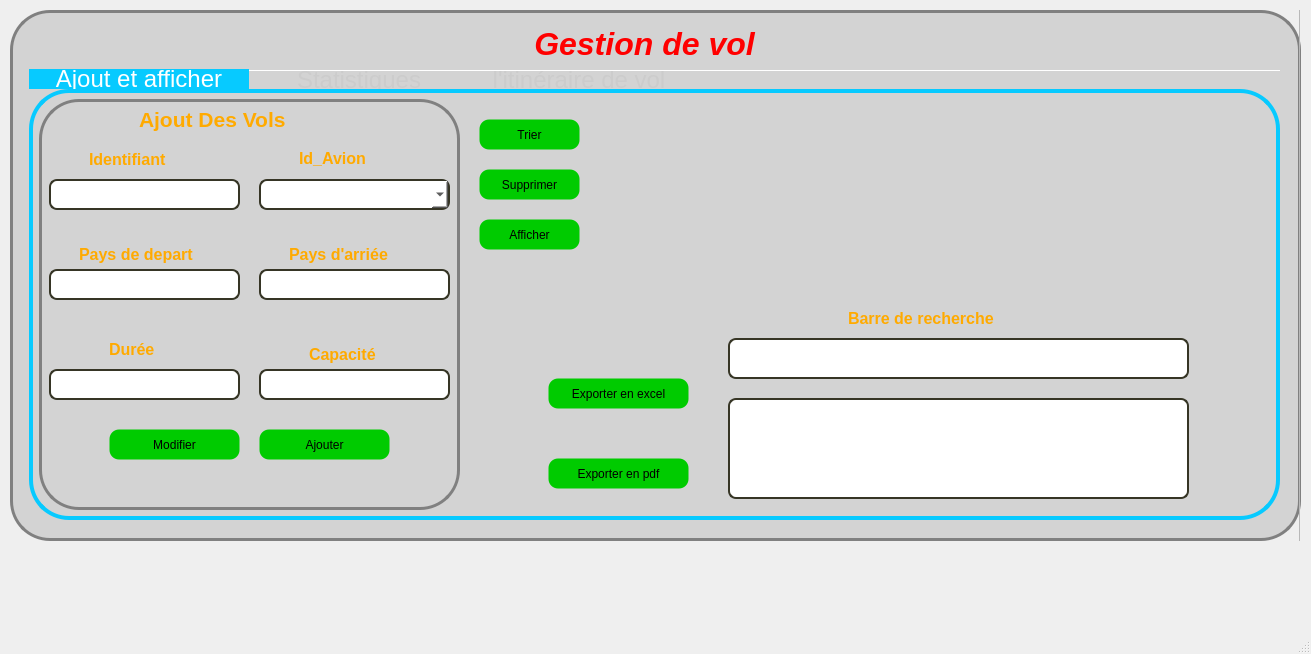
<?xml version="1.0" encoding="UTF-8"?>
<ui version="4.0">
 <class>MainWindow</class>
 <widget class="QMainWindow" name="MainWindow">
  <property name="geometry">
   <rect>
    <x>0</x>
    <y>0</y>
    <width>1311</width>
    <height>654</height>
   </rect>
  </property>
  <property name="windowTitle">
   <string>MainWindow</string>
  </property>
  <widget class="QWidget" name="centralwidget">
   <widget class="QStackedWidget" name="stackedWidget">
    <property name="geometry">
     <rect>
      <x>10</x>
      <y>10</y>
      <width>1291</width>
      <height>531</height>
     </rect>
    </property>
    <property name="styleSheet">
     <string notr="true"/>
    </property>
    <property name="currentIndex">
     <number>1</number>
    </property>
    <widget class="QWidget" name="LoginW">
     <property name="styleSheet">
      <string notr="true">#LoginW{
Background-color : Lightgray;
border : 3px solid gray;
border-radius : 40px;
background-image: url(:/airport-terminal.jpg)

}</string>
     </property>
     <widget class="QFrame" name="Login">
      <property name="geometry">
       <rect>
        <x>-1</x>
        <y>9</y>
        <width>1291</width>
        <height>521</height>
       </rect>
      </property>
      <property name="toolTip">
       <string>&lt;html&gt;&lt;head/&gt;&lt;body&gt;&lt;p&gt;&lt;br/&gt;&lt;/p&gt;&lt;/body&gt;&lt;/html&gt;</string>
      </property>
      <property name="styleSheet">
       <string notr="true"/>
      </property>
      <property name="frameShape">
       <enum>QFrame::StyledPanel</enum>
      </property>
      <property name="frameShadow">
       <enum>QFrame::Raised</enum>
      </property>
      <widget class="QLabel" name="StaffLogin">
       <property name="geometry">
        <rect>
         <x>30</x>
         <y>210</y>
         <width>411</width>
         <height>131</height>
        </rect>
       </property>
       <property name="text">
        <string>&lt;html&gt;&lt;head/&gt;&lt;body&gt;&lt;p align=&quot;center&quot;&gt;&lt;span style=&quot; font-size:28pt; font-weight:600; font-style:italic; color:#ff0000;&quot;&gt;Connexion&lt;/span&gt;&lt;/p&gt;&lt;/body&gt;&lt;/html&gt;</string>
       </property>
      </widget>
      <widget class="QLabel" name="Username">
       <property name="geometry">
        <rect>
         <x>430</x>
         <y>220</y>
         <width>111</width>
         <height>31</height>
        </rect>
       </property>
       <property name="text">
        <string>&lt;html&gt;&lt;head/&gt;&lt;body&gt;&lt;p&gt;&lt;span style=&quot; font-size:12pt; font-weight:600; color:#ffaa00;&quot;&gt;Username : &lt;/span&gt;&lt;/p&gt;&lt;/body&gt;&lt;/html&gt;</string>
       </property>
      </widget>
      <widget class="QLabel" name="Password">
       <property name="geometry">
        <rect>
         <x>430</x>
         <y>300</y>
         <width>111</width>
         <height>31</height>
        </rect>
       </property>
       <property name="text">
        <string>&lt;html&gt;&lt;head/&gt;&lt;body&gt;&lt;p&gt;&lt;span style=&quot; font-size:12pt; font-weight:600; color:#ffaa00;&quot;&gt;Password : &lt;/span&gt;&lt;/p&gt;&lt;/body&gt;&lt;/html&gt;</string>
       </property>
      </widget>
      <widget class="QLineEdit" name="UserText">
       <property name="geometry">
        <rect>
         <x>550</x>
         <y>220</y>
         <width>181</width>
         <height>31</height>
        </rect>
       </property>
       <property name="styleSheet">
        <string notr="true">#UserText{
border : 2px solid black;
border-style: solid;
border-radius: 8px;
}</string>
       </property>
      </widget>
      <widget class="QLineEdit" name="Passtext">
       <property name="geometry">
        <rect>
         <x>550</x>
         <y>300</y>
         <width>181</width>
         <height>31</height>
        </rect>
       </property>
       <property name="styleSheet">
        <string notr="true">#Passtext{
border : 2px solid black;
border-style: solid;
border-radius: 8px;
}</string>
       </property>
      </widget>
      <widget class="QLabel" name="Logo">
       <property name="geometry">
        <rect>
         <x>530</x>
         <y>20</y>
         <width>221</width>
         <height>191</height>
        </rect>
       </property>
       <property name="text">
        <string/>
       </property>
       <property name="pixmap">
        <pixmap>../../../../unknown.png</pixmap>
       </property>
       <property name="scaledContents">
        <bool>true</bool>
       </property>
      </widget>
      <widget class="QPushButton" name="LoginButton">
       <property name="geometry">
        <rect>
         <x>650</x>
         <y>370</y>
         <width>93</width>
         <height>28</height>
        </rect>
       </property>
       <property name="styleSheet">
        <string notr="true">#LoginButton{
background-color: rgb(0, 203, 0);
border-width: 1px;
border-color: none;
border-style: solid;
border-radius: 10px;
}</string>
       </property>
       <property name="text">
        <string>Login</string>
       </property>
      </widget>
      <widget class="QPushButton" name="ResetButton">
       <property name="geometry">
        <rect>
         <x>540</x>
         <y>370</y>
         <width>93</width>
         <height>28</height>
        </rect>
       </property>
       <property name="styleSheet">
        <string notr="true">#ResetButton{
background-color: rgb(0, 203, 0);
border-width: 1px;
border-color: none;
border-style: solid;
border-radius: 10px;
}</string>
       </property>
       <property name="text">
        <string>Reset</string>
       </property>
      </widget>
     </widget>
    </widget>
    <widget class="QWidget" name="GestionDV">
     <property name="styleSheet">
      <string notr="true">#GestionDV{
Background-color : Lightgray;
border : 3px solid gray;
border-radius : 40px;
	background-image: url(:/airport-terminal1.jpg);

}</string>
     </property>
     <widget class="QFrame" name="frame">
      <property name="geometry">
       <rect>
        <x>-1</x>
        <y>-1</y>
        <width>1291</width>
        <height>541</height>
       </rect>
      </property>
      <property name="frameShape">
       <enum>QFrame::StyledPanel</enum>
      </property>
      <property name="frameShadow">
       <enum>QFrame::Raised</enum>
      </property>
      <widget class="QLabel" name="Title">
       <property name="geometry">
        <rect>
         <x>470</x>
         <y>0</y>
         <width>331</width>
         <height>71</height>
        </rect>
       </property>
       <property name="text">
        <string>&lt;html&gt;&lt;head/&gt;&lt;body&gt;&lt;p align=&quot;center&quot;&gt;&lt;span style=&quot; font-size:24pt; font-weight:600; font-style:italic; color:#ff0000;&quot;&gt;Gestion de vol&lt;/span&gt;&lt;/p&gt;&lt;/body&gt;&lt;/html&gt;</string>
       </property>
      </widget>
      <widget class="QTabWidget" name="MainTab">
       <property name="geometry">
        <rect>
         <x>20</x>
         <y>60</y>
         <width>1251</width>
         <height>451</height>
        </rect>
       </property>
       <property name="styleSheet">
        <string notr="true">QWidget{background:transparent;} QTabWidget::pane{border: 1px;border-color:red;background-color: transparent;} 
QTabBar::tab {background-color: transparent;color: #ccc;width: 220px;height:20px;font-size:24px} 
QTabBar::tab:hover{background-color:rgb(255, 151, 6); color: white;}     
QTabBar::tab:selected{background-color: rgb(7, 202, 255); color: white;}
</string>
       </property>
       <property name="tabShape">
        <enum>QTabWidget::Rounded</enum>
       </property>
       <property name="currentIndex">
        <number>0</number>
       </property>
       <property name="documentMode">
        <bool>true</bool>
       </property>
       <widget class="QWidget" name="MainFunctions">
        <property name="autoFillBackground">
         <bool>false</bool>
        </property>
        <property name="styleSheet">
         <string notr="true">#MainFunctions{
border : 4px solid rgb(7, 202, 255);
border-radius: 40px;

}</string>
        </property>
        <attribute name="title">
         <string>Ajout et afficher</string>
        </attribute>
        <widget class="QFrame" name="FrameE">
         <property name="geometry">
          <rect>
           <x>10</x>
           <y>10</y>
           <width>421</width>
           <height>411</height>
          </rect>
         </property>
         <property name="styleSheet">
          <string notr="true">#FrameE{
border: 3px solid gray;
border-radius: 40px;
}</string>
         </property>
         <property name="frameShape">
          <enum>QFrame::StyledPanel</enum>
         </property>
         <property name="frameShadow">
          <enum>QFrame::Raised</enum>
         </property>
         <widget class="QLabel" name="label">
          <property name="geometry">
           <rect>
            <x>50</x>
            <y>40</y>
            <width>111</width>
            <height>41</height>
           </rect>
          </property>
          <property name="text">
           <string>&lt;html&gt;&lt;head/&gt;&lt;body&gt;&lt;p&gt;&lt;span style=&quot; font-size:12pt; font-weight:600; color:#ffaa00;&quot;&gt;Identifiant&lt;/span&gt;&lt;/p&gt;&lt;/body&gt;&lt;/html&gt;</string>
          </property>
         </widget>
         <widget class="QLabel" name="label_6">
          <property name="geometry">
           <rect>
            <x>100</x>
            <y>0</y>
            <width>221</width>
            <height>41</height>
           </rect>
          </property>
          <property name="text">
           <string>&lt;html&gt;&lt;head/&gt;&lt;body&gt;&lt;p&gt;&lt;span style=&quot; font-size:16pt; font-weight:600; color:#ffaa00;&quot;&gt;Ajout Des Vols&lt;/span&gt;&lt;/p&gt;&lt;/body&gt;&lt;/html&gt;</string>
          </property>
         </widget>
         <widget class="QLineEdit" name="IdAline">
          <property name="geometry">
           <rect>
            <x>10</x>
            <y>80</y>
            <width>191</width>
            <height>31</height>
           </rect>
          </property>
          <property name="styleSheet">
           <string notr="true">border : 2px solid #363525;
border-style: solid;
border-radius: 8px;
background-color : white;</string>
          </property>
         </widget>
         <widget class="QLabel" name="label_2">
          <property name="geometry">
           <rect>
            <x>40</x>
            <y>140</y>
            <width>151</width>
            <height>31</height>
           </rect>
          </property>
          <property name="text">
           <string>&lt;html&gt;&lt;head/&gt;&lt;body&gt;&lt;p&gt;&lt;span style=&quot; font-size:12pt; font-weight:600; color:#ffaa00;&quot;&gt;Pays de depart&lt;/span&gt;&lt;/p&gt;&lt;/body&gt;&lt;/html&gt;</string>
          </property>
         </widget>
         <widget class="QLineEdit" name="PddAline">
          <property name="geometry">
           <rect>
            <x>10</x>
            <y>170</y>
            <width>191</width>
            <height>31</height>
           </rect>
          </property>
          <property name="styleSheet">
           <string notr="true">border : 2px solid #363525;
border-style: solid;
border-radius: 8px;
background-color:white;</string>
          </property>
         </widget>
         <widget class="QLineEdit" name="PdaAline">
          <property name="geometry">
           <rect>
            <x>220</x>
            <y>170</y>
            <width>191</width>
            <height>31</height>
           </rect>
          </property>
          <property name="styleSheet">
           <string notr="true">border : 2px solid #363525;
border-style: solid;
border-radius: 8px;
background-color:white;</string>
          </property>
          <property name="text">
           <string/>
          </property>
         </widget>
         <widget class="QLabel" name="label_3">
          <property name="geometry">
           <rect>
            <x>250</x>
            <y>140</y>
            <width>131</width>
            <height>31</height>
           </rect>
          </property>
          <property name="text">
           <string>&lt;html&gt;&lt;head/&gt;&lt;body&gt;&lt;p&gt;&lt;span style=&quot; font-size:12pt; font-weight:600; color:#ffaa00;&quot;&gt;Pays d'arriée&lt;/span&gt;&lt;/p&gt;&lt;/body&gt;&lt;/html&gt;</string>
          </property>
         </widget>
         <widget class="QLabel" name="label_4">
          <property name="geometry">
           <rect>
            <x>70</x>
            <y>240</y>
            <width>61</width>
            <height>21</height>
           </rect>
          </property>
          <property name="text">
           <string>&lt;html&gt;&lt;head/&gt;&lt;body&gt;&lt;p&gt;&lt;span style=&quot; font-size:12pt; font-weight:600; color:#ffaa00;&quot;&gt;Durée&lt;/span&gt;&lt;/p&gt;&lt;/body&gt;&lt;/html&gt;</string>
          </property>
         </widget>
         <widget class="QLineEdit" name="DuAline">
          <property name="geometry">
           <rect>
            <x>10</x>
            <y>270</y>
            <width>191</width>
            <height>31</height>
           </rect>
          </property>
          <property name="styleSheet">
           <string notr="true">border : 2px solid #363525;
border-style: solid;
border-radius: 8px;
background-color : white</string>
          </property>
         </widget>
         <widget class="QLineEdit" name="CvAline">
          <property name="geometry">
           <rect>
            <x>220</x>
            <y>270</y>
            <width>191</width>
            <height>31</height>
           </rect>
          </property>
          <property name="styleSheet">
           <string notr="true">border : 2px solid #363525;
border-style: solid;
border-radius: 8px;
background-color:white</string>
          </property>
         </widget>
         <widget class="QLabel" name="label_5">
          <property name="geometry">
           <rect>
            <x>270</x>
            <y>240</y>
            <width>91</width>
            <height>31</height>
           </rect>
          </property>
          <property name="text">
           <string>&lt;html&gt;&lt;head/&gt;&lt;body&gt;&lt;p&gt;&lt;span style=&quot; font-size:12pt; font-weight:600; color:#ffaa00;&quot;&gt;Capacité&lt;/span&gt;&lt;/p&gt;&lt;/body&gt;&lt;/html&gt;</string>
          </property>
         </widget>
         <widget class="QPushButton" name="AjouterButton">
          <property name="geometry">
           <rect>
            <x>220</x>
            <y>330</y>
            <width>131</width>
            <height>31</height>
           </rect>
          </property>
          <property name="styleSheet">
           <string notr="true">#AjouterButton{
background-color: rgb(0, 203, 0);
border-width: 1px;
border-color: none;
border-style: solid;
border-radius: 10px;
}


QPushButton:hover {
	background-color: rgb(255, 140, 0);
font: 75 9pt &quot;Comic Sans MS&quot;;
color: rgb(0, 0, 0);
border-radius:10px;
}
QPushButton:pressed {
	background-color: rgb(255, 179, 0);
font: 75 9pt &quot;Comic Sans MS&quot;;
color: rgb(0, 0, 0);
border-radius:10px;
}</string>
          </property>
          <property name="text">
           <string>Ajouter</string>
          </property>
         </widget>
         <widget class="QPushButton" name="Modifer_button">
          <property name="geometry">
           <rect>
            <x>70</x>
            <y>330</y>
            <width>131</width>
            <height>31</height>
           </rect>
          </property>
          <property name="styleSheet">
           <string notr="true">#Modifer_button{
background-color: rgb(0, 203, 0);
border-width: 1px;
border-color: none;
border-style: solid;
border-radius: 10px;
}


QPushButton:hover {
	background-color: rgb(255, 140, 0);
font: 75 9pt &quot;Comic Sans MS&quot;;
color: rgb(0, 0, 0);
border-radius:10px;
}
QPushButton:pressed {
	background-color: rgb(255, 179, 0);
font: 75 9pt &quot;Comic Sans MS&quot;;
color: rgb(0, 0, 0);
border-radius:10px;
}</string>
          </property>
          <property name="text">
           <string>Modifier</string>
          </property>
         </widget>
         <widget class="QComboBox" name="LD_Avion">
          <property name="geometry">
           <rect>
            <x>220</x>
            <y>80</y>
            <width>191</width>
            <height>31</height>
           </rect>
          </property>
          <property name="styleSheet">
           <string notr="true">border : 2px solid #363525;
border-style: solid;
border-radius: 8px;
background-color : white;</string>
          </property>
         </widget>
         <widget class="QLabel" name="label_8">
          <property name="geometry">
           <rect>
            <x>260</x>
            <y>50</y>
            <width>111</width>
            <height>41</height>
           </rect>
          </property>
          <property name="text">
           <string>&lt;html&gt;&lt;head/&gt;&lt;body&gt;&lt;p&gt;&lt;span style=&quot; font-size:12pt; font-weight:600; color:#ffaa00;&quot;&gt;Id_Avion&lt;/span&gt;&lt;/p&gt;&lt;p&gt;&lt;br/&gt;&lt;/p&gt;&lt;/body&gt;&lt;/html&gt;</string>
          </property>
         </widget>
        </widget>
        <widget class="QFrame" name="vol_RE_button">
         <property name="geometry">
          <rect>
           <x>439</x>
           <y>209</y>
           <width>801</width>
           <height>211</height>
          </rect>
         </property>
         <property name="styleSheet">
          <string notr="true">#FrameE2{
border: 3px solid gray;
border-radius: 40px;
}</string>
         </property>
         <property name="frameShape">
          <enum>QFrame::StyledPanel</enum>
         </property>
         <property name="frameShadow">
          <enum>QFrame::Raised</enum>
         </property>
         <widget class="QPushButton" name="Pdf_Ex">
          <property name="geometry">
           <rect>
            <x>80</x>
            <y>160</y>
            <width>141</width>
            <height>31</height>
           </rect>
          </property>
          <property name="styleSheet">
           <string notr="true">#Pdf_Ex{
background-color: rgb(0, 203, 0);
border-width: 1px;
border-color: none;
border-style: solid;
border-radius: 10px;
}
QPushButton:hover {
	background-color: rgb(255, 140, 0);
font: 75 9pt &quot;Comic Sans MS&quot;;
color: rgb(0, 0, 0);
border-radius:10px;
}
QPushButton:pressed {
	background-color: rgb(255, 179, 0);
font: 75 9pt &quot;Comic Sans MS&quot;;
color: rgb(0, 0, 0);
border-radius:10px;
}</string>
          </property>
          <property name="text">
           <string>Exporter en pdf</string>
          </property>
         </widget>
         <widget class="QPushButton" name="Excel_EX">
          <property name="geometry">
           <rect>
            <x>80</x>
            <y>80</y>
            <width>141</width>
            <height>31</height>
           </rect>
          </property>
          <property name="styleSheet">
           <string notr="true">#Excel_EX{
background-color: rgb(0, 203, 0);
border-width: 1px;
border-color: none;
border-style: solid;
border-radius: 10px;
}
QPushButton:hover {
	background-color: rgb(255, 140, 0);
font: 75 9pt &quot;Comic Sans MS&quot;;
color: rgb(0, 0, 0);
border-radius:10px;
}
QPushButton:pressed {
	background-color: rgb(255, 179, 0);
font: 75 9pt &quot;Comic Sans MS&quot;;
color: rgb(0, 0, 0);
border-radius:10px;
}</string>
          </property>
          <property name="text">
           <string>Exporter en excel</string>
          </property>
         </widget>
         <widget class="QLineEdit" name="lineEdit">
          <property name="geometry">
           <rect>
            <x>260</x>
            <y>40</y>
            <width>461</width>
            <height>41</height>
           </rect>
          </property>
          <property name="styleSheet">
           <string notr="true">border : 2px solid #363525;
border-style: solid;
border-radius: 8px;
background-color : white;</string>
          </property>
         </widget>
         <widget class="QLabel" name="label_15">
          <property name="geometry">
           <rect>
            <x>380</x>
            <y>0</y>
            <width>201</width>
            <height>41</height>
           </rect>
          </property>
          <property name="text">
           <string>&lt;html&gt;&lt;head/&gt;&lt;body&gt;&lt;p&gt;&lt;span style=&quot; font-size:12pt; font-weight:600; color:#ffaa00;&quot;&gt;Barre de recherche&lt;/span&gt;&lt;/p&gt;&lt;/body&gt;&lt;/html&gt;</string>
          </property>
         </widget>
         <widget class="QTextEdit" name="PdfLine">
          <property name="geometry">
           <rect>
            <x>260</x>
            <y>100</y>
            <width>461</width>
            <height>101</height>
           </rect>
          </property>
          <property name="styleSheet">
           <string notr="true">border : 2px solid #363525;
border-style: solid;
border-radius: 8px;
background-color : white;</string>
          </property>
         </widget>
        </widget>
        <widget class="QLabel" name="label_11">
         <property name="enabled">
          <bool>true</bool>
         </property>
         <property name="geometry">
          <rect>
           <x>440</x>
           <y>160</y>
           <width>131</width>
           <height>121</height>
          </rect>
         </property>
         <property name="text">
          <string/>
         </property>
         <property name="pixmap">
          <pixmap>../../../../unknown.png</pixmap>
         </property>
         <property name="scaledContents">
          <bool>true</bool>
         </property>
        </widget>
        <widget class="QPushButton" name="tri_vol_button">
         <property name="geometry">
          <rect>
           <x>450</x>
           <y>30</y>
           <width>101</width>
           <height>31</height>
          </rect>
         </property>
         <property name="styleSheet">
          <string notr="true">#tri_vol_button{
background-color: rgb(0, 203, 0);
border-width: 1px;
border-color: none;
border-style: solid;
border-radius: 10px;
}

QPushButton:hover {
	background-color: rgb(255, 140, 0);
font: 75 9pt &quot;Comic Sans MS&quot;;
color: rgb(0, 0, 0);
border-radius:10px;
}
QPushButton:pressed {
	background-color: rgb(255, 179, 0);
font: 75 9pt &quot;Comic Sans MS&quot;;
color: rgb(0, 0, 0);
border-radius:10px;
}</string>
         </property>
         <property name="text">
          <string>Trier</string>
         </property>
        </widget>
        <widget class="QTableView" name="ShowV">
         <property name="geometry">
          <rect>
           <x>580</x>
           <y>10</y>
           <width>631</width>
           <height>191</height>
          </rect>
         </property>
        </widget>
        <widget class="QPushButton" name="Del_button">
         <property name="geometry">
          <rect>
           <x>450</x>
           <y>80</y>
           <width>101</width>
           <height>31</height>
          </rect>
         </property>
         <property name="styleSheet">
          <string notr="true">#Del_button{
background-color: rgb(0, 203, 0);
border-width: 1px;
border-color: none;
border-style: solid;
border-radius: 10px;
}
QPushButton:hover {
	background-color: rgb(255, 140, 0);
font: 75 9pt &quot;Comic Sans MS&quot;;
color: rgb(0, 0, 0);
border-radius:10px;
}
QPushButton:pressed {
	background-color: rgb(255, 179, 0);
font: 75 9pt &quot;Comic Sans MS&quot;;
color: rgb(0, 0, 0);
border-radius:10px;
}</string>
         </property>
         <property name="text">
          <string>Supprimer</string>
         </property>
        </widget>
        <widget class="QPushButton" name="Afficher">
         <property name="geometry">
          <rect>
           <x>450</x>
           <y>130</y>
           <width>101</width>
           <height>31</height>
          </rect>
         </property>
         <property name="styleSheet">
          <string notr="true">#Afficher{
background-color: rgb(0, 203, 0);
border-width: 1px;
border-color: none;
border-style: solid;
border-radius: 10px;
}
QPushButton:hover {
	background-color: rgb(255, 140, 0);
font: 75 9pt &quot;Comic Sans MS&quot;;
color: rgb(0, 0, 0);
border-radius:10px;
}
QPushButton:pressed {
	background-color: rgb(255, 179, 0);
font: 75 9pt &quot;Comic Sans MS&quot;;
color: rgb(0, 0, 0);
border-radius:10px;
}</string>
         </property>
         <property name="text">
          <string>Afficher</string>
         </property>
        </widget>
       </widget>
       <widget class="QWidget" name="SecondaryTab">
        <property name="styleSheet">
         <string notr="true">#SecondaryTab{
border : 4px solid rgb(7, 202, 255);
border-radius: 40px;
}</string>
        </property>
        <attribute name="title">
         <string>Statistiques</string>
        </attribute>
        <widget class="QLabel" name="label_12">
         <property name="geometry">
          <rect>
           <x>240</x>
           <y>20</y>
           <width>761</width>
           <height>401</height>
          </rect>
         </property>
         <property name="text">
          <string/>
         </property>
         <property name="pixmap">
          <pixmap>../../../../../Downloads/Vols.png</pixmap>
         </property>
         <property name="scaledContents">
          <bool>true</bool>
         </property>
        </widget>
       </widget>
       <widget class="QWidget" name="Map">
        <property name="styleSheet">
         <string notr="true">#Map{
border : 4px solid rgb(7, 202, 255);
border-radius: 40px;

}</string>
        </property>
        <attribute name="title">
         <string>l'itinéraire de vol</string>
        </attribute>
        <widget class="QLabel" name="label_18">
         <property name="geometry">
          <rect>
           <x>20</x>
           <y>20</y>
           <width>1201</width>
           <height>391</height>
          </rect>
         </property>
         <property name="text">
          <string/>
         </property>
         <property name="pixmap">
          <pixmap>../../../../2-RadarBox24.jpg</pixmap>
         </property>
         <property name="scaledContents">
          <bool>true</bool>
         </property>
        </widget>
       </widget>
      </widget>
     </widget>
    </widget>
   </widget>
  </widget>
  <widget class="QMenuBar" name="menubar">
   <property name="geometry">
    <rect>
     <x>0</x>
     <y>0</y>
     <width>1311</width>
     <height>26</height>
    </rect>
   </property>
  </widget>
  <widget class="QStatusBar" name="statusbar"/>
 </widget>
 <resources/>
 <connections/>
</ui>
